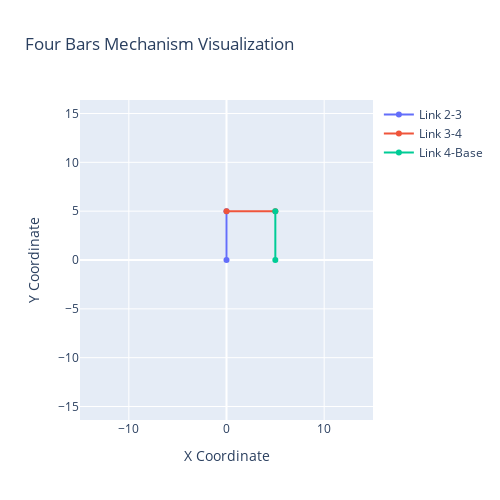
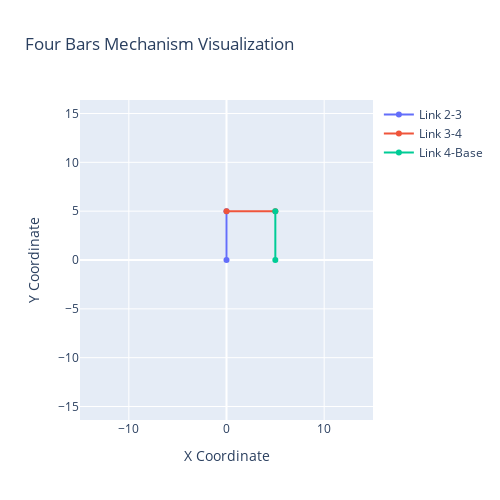
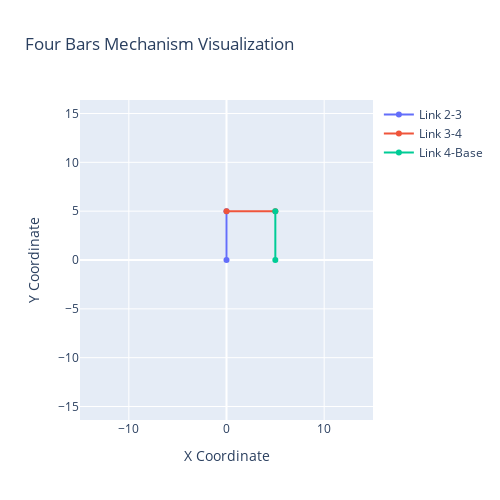
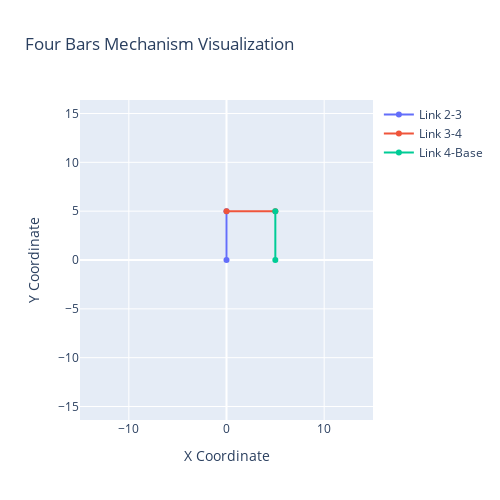

The notebook cell saved with these charts, in order:
### Code cell
import numpy as np

# Create a list from 0 to 2π in steps of π/8
start = np.pi/2
end = 2/3 * np.pi
step = np.pi / 24 #15 degrees steps
theta2_list = np.arange(start, end + step, step)


L2 = 5
L3 = 4
L4 = 5
Separation = 3

#The guess in this order: r_x_2, r_y_2, r_x_3, r_y_3, r_x_4, r_y_4, theta_3, theta_4
solution = [ 0, 0, 0, 5, 5, 5, 0, -np.pi/2]  

# Iterate through the list using a loop
for theta2 in theta2_list:
    print(theta2)
    solution = four_bars_mechanism_example(theta2, initial_guess, L2, L3, L4, Separation)
    plot_mechanism_updated(solution)

### Figure 1 — Plotly figure (JSON) as saved in the notebook; plotly's stock layout.template omitted (floating-point values rounded to 4 significant figures)
{"data": [{"mode": "lines+markers", "name": "Link 2-3", "type": "scatter", "x": [1.49e-08, 4.052e-24], "y": [1.49e-08, 5]}, {"mode": "lines+markers", "name": "Link 3-4", "type": "scatter", "x": [4.052e-24, 5.0], "y": [5, 5.0]}, {"mode": "lines+markers", "name": "Link 4-Base", "type": "scatter", "x": [5.0, 5], "y": [5.0, 0]}], "layout": {"autosize": false, "height": 500, "showlegend": true, "title": {"text": "Four Bars Mechanism Visualization"}, "width": 500, "xaxis": {"range": [-15, 15], "scaleanchor": "y", "scaleratio": 1, "title": {"text": "X Coordinate"}}, "yaxis": {"range": [-15, 15], "scaleanchor": "x", "scaleratio": 1, "title": {"text": "Y Coordinate"}}}}

### Figure 2 — Plotly figure (JSON) as saved in the notebook; plotly's stock layout.template omitted (floating-point values rounded to 4 significant figures)
{"data": [{"mode": "lines+markers", "name": "Link 2-3", "type": "scatter", "x": [1.49e-08, 4.052e-24], "y": [1.49e-08, 5]}, {"mode": "lines+markers", "name": "Link 3-4", "type": "scatter", "x": [4.052e-24, 5.0], "y": [5, 5.0]}, {"mode": "lines+markers", "name": "Link 4-Base", "type": "scatter", "x": [5.0, 5], "y": [5.0, 0]}], "layout": {"autosize": false, "height": 500, "showlegend": true, "title": {"text": "Four Bars Mechanism Visualization"}, "width": 500, "xaxis": {"range": [-15, 15], "scaleanchor": "y", "scaleratio": 1, "title": {"text": "X Coordinate"}}, "yaxis": {"range": [-15, 15], "scaleanchor": "x", "scaleratio": 1, "title": {"text": "Y Coordinate"}}}}

### Figure 3 — Plotly figure (JSON) as saved in the notebook; plotly's stock layout.template omitted (floating-point values rounded to 4 significant figures)
{"data": [{"mode": "lines+markers", "name": "Link 2-3", "type": "scatter", "x": [1.49e-08, 4.052e-24], "y": [1.49e-08, 5]}, {"mode": "lines+markers", "name": "Link 3-4", "type": "scatter", "x": [4.052e-24, 5.0], "y": [5, 5.0]}, {"mode": "lines+markers", "name": "Link 4-Base", "type": "scatter", "x": [5.0, 5], "y": [5.0, 0]}], "layout": {"autosize": false, "height": 500, "showlegend": true, "title": {"text": "Four Bars Mechanism Visualization"}, "width": 500, "xaxis": {"range": [-15, 15], "scaleanchor": "y", "scaleratio": 1, "title": {"text": "X Coordinate"}}, "yaxis": {"range": [-15, 15], "scaleanchor": "x", "scaleratio": 1, "title": {"text": "Y Coordinate"}}}}

### Figure 4 — Plotly figure (JSON) as saved in the notebook; plotly's stock layout.template omitted (floating-point values rounded to 4 significant figures)
{"data": [{"mode": "lines+markers", "name": "Link 2-3", "type": "scatter", "x": [1.49e-08, 4.052e-24], "y": [1.49e-08, 5]}, {"mode": "lines+markers", "name": "Link 3-4", "type": "scatter", "x": [4.052e-24, 5.0], "y": [5, 5.0]}, {"mode": "lines+markers", "name": "Link 4-Base", "type": "scatter", "x": [5.0, 5], "y": [5.0, 0]}], "layout": {"autosize": false, "height": 500, "showlegend": true, "title": {"text": "Four Bars Mechanism Visualization"}, "width": 500, "xaxis": {"range": [-15, 15], "scaleanchor": "y", "scaleratio": 1, "title": {"text": "X Coordinate"}}, "yaxis": {"range": [-15, 15], "scaleanchor": "x", "scaleratio": 1, "title": {"text": "Y Coordinate"}}}}
